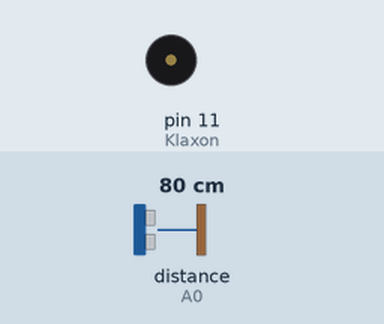
Recording of a sketch running on a simulated Arduino Uno, built with avr-gcc and run on an emulated ATmega328P. Shown: buzzer (waves = sounding). Wiring (inferred from the names in the program): ultrasonic range finder: trigger pin 8; echo A0. The inputs (shaded band) are chosen by the test bench; at power-on: distance to the obstacle (sensor on A0) 80 cm. The echo pulse lasts 58.3 µs per cm; what the sketch prints to the serial monitor is not drawn.

Above: at 1.2 s.
1.3 s: distance to the obstacle (sensor on A0) set to 13 cm
3.0 s: distance to the obstacle (sensor on A0) set to 9 cm
At 3.4 s:
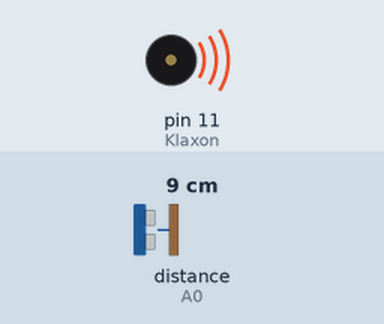
Timing chart, 0 to 6.0 s (numbered marks = the images above; inputs shaded):
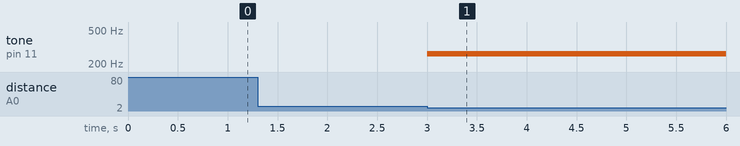

Measured:
- the behaviour switches between 12 and 11 cm on distance to the obstacle (sensor on A0) (found by bisection; images 0 and 1)
- after the input at 1.3 s, every drawn part: stays the same
- after the input at 3.0 s, tone on pin 11 (Klaxon): silent → 262 Hz at once

The sketch:

RCcar-project.ino
```cpp
#include <SoftwareSerial.h>

SoftwareSerial BT(2,3);

const int trigPin = 8;
const int echoPin = A0;
const int Klaxon = 11;

void setup() {
  Serial.begin(9600);
  BT.begin(9600);

  pinMode(trigPin, OUTPUT);
  pinMode(echoPin, INPUT);
  pinMode(Klaxon, OUTPUT);

 }

void loop() {
  digitalWrite(trigPin, LOW);
  delayMicroseconds(2);
  digitalWrite(trigPin, HIGH);
  delayMicroseconds(10);
  digitalWrite(trigPin, LOW);

  long timeDistance = pulseIn(echoPin, HIGH);
  if(timeDistance==0) return;
  long distance = (timeDistance/2) / 29.1;

  if(distance <= 10){
    tone(Klaxon, 262);
    delay(500);
    noTone(Klaxon);
    return;
  }

  if(Serial.available())
    BT.write(Serial.read());

  if(BT.available()){
    char dir = BT.read();

    if(dir == 'c'){
      tone(Klaxon, 262);
      delay(500);
      noTone(Klaxon);
    }
  }
    Serial.write(BT.read());
}
```
